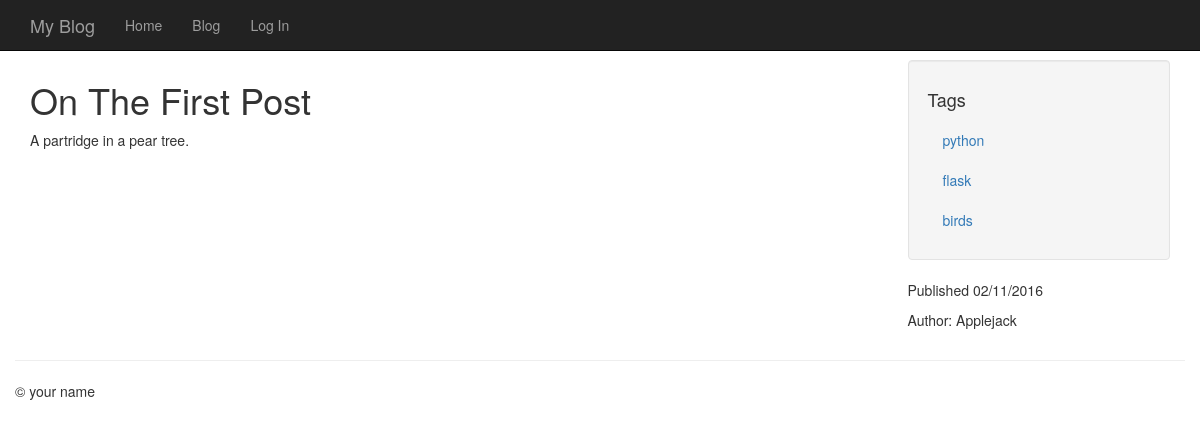
Page /entries/on-the-first-post/ on the committed database.
### models.py (models this page shows, shortened)
class Entry(db.Model):
    STATUS_PUBLIC = 0
    STATUS_DRAFT = 1
    STATUS_DELETED = 2
    id = db.Column(db.Integer, primary_key=True)
    author_id = db.Column(db.Integer, db.ForeignKey("user.id"))
    title = db.Column(db.String(100))
    slug = db.Column(db.String(100), unique=True)
    body = db.Column(db.Text)
    status = db.Column(db.SmallInteger, default=STATUS_PUBLIC)
    created_timestamp = db.Column(db.DateTime, default=datetime.datetime.now)
    modified_timestamp = db.Column(
        db.DateTime,
        default=datetime.datetime.now,
        onupdate=datetime.datetime.now)
    tags = db.relationship('Tag', secondary=entry_tags, backref=db.backref('entries', lazy='dynamic'))

class Tag(db.Model):
    id = db.Column(db.Integer, primary_key=True)
    name = db.Column(db.String(64))
    slug = db.Column(db.String(64), unique=True)

class User(db.Model):
    id = db.Column(db.Integer, primary_key=True)
    email = db.Column(db.String(64), unique=True)
    password_hash = db.Column(db.String(255))
    name = db.Column(db.String(64))
    admin = db.Column(db.Boolean, default=False)
    slug = db.Column(db.String(64), unique=True)
    active = db.Column(db.Boolean, default=True)
    created_timestamp = db.Column(db.DateTime, default=datetime.datetime.now)
    entries = db.relationship('Entry', backref='author', lazy='dynamic')

### entries/blueprint.py (the view)
@entries.route('/<slug>/')
def detail(slug):
    entry = get_entry_or_404(slug)
    return render_template('entries/detail.html', entry=entry)

### app.py (called while the page is built)
@app.before_request
def _before_request():
    g.user = current_user

### entries/blueprint.py (called while the page is built)
def get_entry_or_404(slug, author=None):
    query = Entry.query.filter(Entry.slug == slug)
    if author:
        query = query.filter(Entry.author == author)
    else:
        query = filter_status_by_user(query)
    return query.first_or_404()

def filter_status_by_user(query):
    if not g.user.is_authenticated:
        return query.filter(Entry.status == Entry.STATUS_PUBLIC)
    else:
        query = query.filter((Entry.status == Entry.STATUS_PUBLIC) | ((Entry.author == g.user)
                                                                      & (Entry.status != Entry.STATUS_DELETED)))
    return query

### entries/templates/entries/detail.html (shortened to what this page needs)
{% extends "base.html" %}
{% block content_title %}{{ entry.title }}{% endblock %}
{% block sidebar %}
  <ul class="well nav nav-list">
    <li><h4>Tags</h4></li>
    {% for tag in entry.tags %}
      <li><a href="{{ url_for('entries.tag_detail', slug=tag.slug) }}">{{ tag.name }}</a></li>
    {% endfor %}
  </ul>
  <p>Published {{ entry.created_timestamp.strftime('%m/%d/%Y') }}</p>
  <p>Author: {{ entry.author.name }}</p>
{% endblock %}
{% block content %}
  {{ entry.body }}
{% endblock %}

### templates/base.html (style rules this page uses)
body { padding-top: 60px; }

### rows in the picture
Entry: title "On The First Post", body "A partridge in a pear tree.", created_timestamp "02/11/2016"
Tag: name "python"
Tag: name "flask"
Tag: name "birds"
User: author.name "Applejack"
